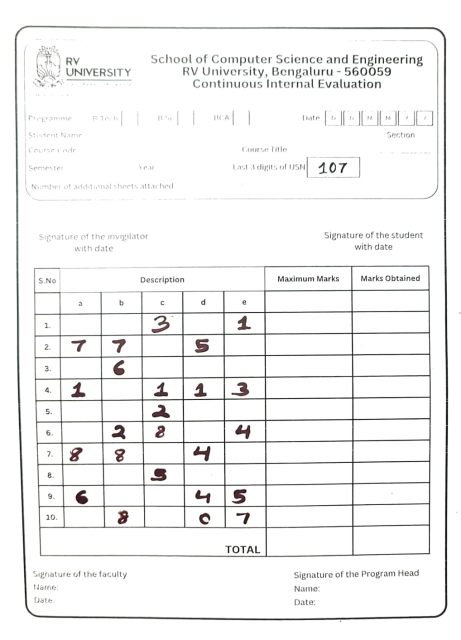
#> input picture test image/test.jpg, 922 x 1280 px, found by its file name (shown at 1/2 size)
$ jupyter execute --allow-errors AMCS.ipynb   (shell and % lines are left out)
#> lines starting #> are read from the running program, lines starting #| are printed output that depends on the picture
# AUTOMATED MARK CORRECTION SYSTEM

## INSTALLS AND IMPORTS

[cell 1]
from IPython import display  # For clearing output

#> (a cell that did not finish here is left out)

[cell 3]
# base imports for imaging and handling dataframes
import cv2
import matplotlib.pyplot as plt
import joblib
import pandas as pd
import numpy as np

# for loading MSDM Model
from ultralytics import YOLO

# for digit recognition model
import tensorflow as tf
from tensorflow import keras
from keras.models import Model
from keras.layers import Input, Dense, Dropout
from keras import optimizers

## LOADING MODELS AND TEST IMAGE

#> (a cell that did not finish here is left out)

[cell 5]
test_img = "test.jpg"

## MSDM PREDICTION

[cell 6]
# Predicting results

img = cv2.imread(test_img) # Reading image
#> img is the input picture: shape (1280, 922, 3); mean B, G, R 243, 243.1, 243.2
img_resized = cv2.resize(img,(640,640)) # reszing to match training size
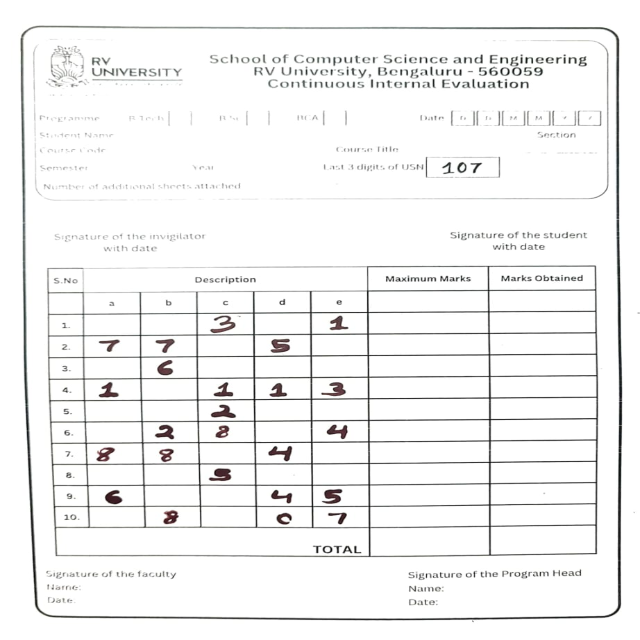
#> img_resized: shape (640, 640, 3); mean B, G, R 243, 243.1, 243.2

#> (the rest of this cell did not finish here and is left out)
